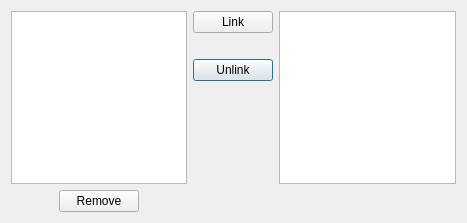
<?xml version="1.0" encoding="UTF-8"?>
<ui version="4.0">
 <class>GraphModifyDialog</class>
 <widget class="QDialog" name="GraphModifyDialog">
  <property name="windowModality">
   <enum>Qt::WindowModal</enum>
  </property>
  <property name="geometry">
   <rect>
    <x>0</x>
    <y>0</y>
    <width>467</width>
    <height>223</height>
   </rect>
  </property>
  <property name="windowTitle">
   <string>Dialog</string>
  </property>
  <property name="modal">
   <bool>true</bool>
  </property>
  <layout class="QGridLayout" name="gridLayout">
   <item row="4" column="0">
    <spacer name="horizontalSpacer_2">
     <property name="orientation">
      <enum>Qt::Horizontal</enum>
     </property>
     <property name="sizeHint" stdset="0">
      <size>
       <width>40</width>
       <height>20</height>
      </size>
     </property>
    </spacer>
   </item>
   <item row="4" column="2">
    <spacer name="horizontalSpacer_3">
     <property name="orientation">
      <enum>Qt::Horizontal</enum>
     </property>
     <property name="sizeHint" stdset="0">
      <size>
       <width>40</width>
       <height>20</height>
      </size>
     </property>
    </spacer>
   </item>
   <item row="3" column="3">
    <spacer name="verticalSpacer">
     <property name="orientation">
      <enum>Qt::Vertical</enum>
     </property>
     <property name="sizeHint" stdset="0">
      <size>
       <width>20</width>
       <height>40</height>
      </size>
     </property>
    </spacer>
   </item>
   <item row="2" column="3">
    <widget class="QPushButton" name="unlinkButton">
     <property name="text">
      <string>Unlink</string>
     </property>
     <property name="icon">
      <iconset resource="topo-blend.qrc">
       <normaloff>:/images/disconnect.png</normaloff>:/images/disconnect.png</iconset>
     </property>
    </widget>
   </item>
   <item row="0" column="3">
    <widget class="QPushButton" name="linkButton">
     <property name="text">
      <string>Link</string>
     </property>
     <property name="icon">
      <iconset resource="topo-blend.qrc">
       <normaloff>:/images/connect.png</normaloff>:/images/connect.png</iconset>
     </property>
    </widget>
   </item>
   <item row="4" column="1">
    <widget class="QPushButton" name="removeButton">
     <property name="text">
      <string>Remove</string>
     </property>
     <property name="icon">
      <iconset resource="topo-blend.qrc">
       <normaloff>:/images/minus.png</normaloff>:/images/minus.png</iconset>
     </property>
    </widget>
   </item>
   <item row="1" column="3">
    <spacer name="verticalSpacer_2">
     <property name="orientation">
      <enum>Qt::Vertical</enum>
     </property>
     <property name="sizeType">
      <enum>QSizePolicy::Fixed</enum>
     </property>
     <property name="sizeHint" stdset="0">
      <size>
       <width>20</width>
       <height>20</height>
      </size>
     </property>
    </spacer>
   </item>
   <item row="0" column="0" rowspan="4" colspan="3">
    <widget class="QListWidget" name="list1">
     <property name="alternatingRowColors">
      <bool>true</bool>
     </property>
     <property name="selectionMode">
      <enum>QAbstractItemView::SingleSelection</enum>
     </property>
    </widget>
   </item>
   <item row="0" column="4" rowspan="4" colspan="2">
    <widget class="QListWidget" name="list2">
     <property name="alternatingRowColors">
      <bool>true</bool>
     </property>
     <property name="selectionMode">
      <enum>QAbstractItemView::MultiSelection</enum>
     </property>
    </widget>
   </item>
  </layout>
 </widget>
 <resources>
  <include location="topo-blend.qrc"/>
 </resources>
 <connections/>
</ui>
